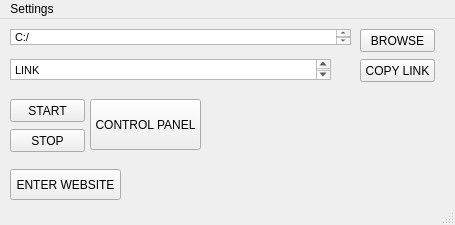
<?xml version="1.0" encoding="UTF-8"?>
<ui version="4.0">
 <class>MainWindow</class>
 <widget class="QMainWindow" name="MainWindow">
  <property name="geometry">
   <rect>
    <x>0</x>
    <y>0</y>
    <width>455</width>
    <height>225</height>
   </rect>
  </property>
  <property name="windowTitle">
   <string>MainWindow</string>
  </property>
  <widget class="QWidget" name="centralwidget">
   <widget class="QTextBrowser" name="textBrowser">
    <property name="geometry">
     <rect>
      <x>10</x>
      <y>10</y>
      <width>341</width>
      <height>16</height>
     </rect>
    </property>
    <property name="html">
     <string>&lt;!DOCTYPE HTML PUBLIC &quot;-//W3C//DTD HTML 4.0//EN&quot; &quot;http://www.w3.org/TR/REC-html40/strict.dtd&quot;&gt;
&lt;html&gt;&lt;head&gt;&lt;meta name=&quot;qrichtext&quot; content=&quot;1&quot; /&gt;&lt;style type=&quot;text/css&quot;&gt;
p, li { white-space: pre-wrap; }
&lt;/style&gt;&lt;/head&gt;&lt;body style=&quot; font-family:'MS Shell Dlg 2'; font-size:8.25pt; font-weight:400; font-style:normal;&quot;&gt;
&lt;p style=&quot; margin-top:0px; margin-bottom:0px; margin-left:0px; margin-right:0px; -qt-block-indent:0; text-indent:0px;&quot;&gt;&lt;span style=&quot; font-size:8pt;&quot;&gt;C:/&lt;/span&gt;&lt;/p&gt;&lt;/body&gt;&lt;/html&gt;</string>
    </property>
   </widget>
   <widget class="QPushButton" name="pushButton">
    <property name="geometry">
     <rect>
      <x>10</x>
      <y>80</y>
      <width>75</width>
      <height>23</height>
     </rect>
    </property>
    <property name="text">
     <string>START</string>
    </property>
   </widget>
   <widget class="QPushButton" name="pushButton_2">
    <property name="geometry">
     <rect>
      <x>10</x>
      <y>110</y>
      <width>75</width>
      <height>23</height>
     </rect>
    </property>
    <property name="text">
     <string>STOP</string>
    </property>
   </widget>
   <widget class="QPushButton" name="pushButton_3">
    <property name="geometry">
     <rect>
      <x>90</x>
      <y>80</y>
      <width>111</width>
      <height>51</height>
     </rect>
    </property>
    <property name="text">
     <string>CONTROL PANEL</string>
    </property>
   </widget>
   <widget class="QPushButton" name="pushButton_4">
    <property name="geometry">
     <rect>
      <x>360</x>
      <y>10</y>
      <width>75</width>
      <height>23</height>
     </rect>
    </property>
    <property name="text">
     <string>BROWSE</string>
    </property>
   </widget>
   <widget class="QPushButton" name="pushButton_5">
    <property name="geometry">
     <rect>
      <x>360</x>
      <y>40</y>
      <width>75</width>
      <height>23</height>
     </rect>
    </property>
    <property name="text">
     <string>COPY LINK</string>
    </property>
   </widget>
   <widget class="QTextBrowser" name="textBrowser_2">
    <property name="geometry">
     <rect>
      <x>10</x>
      <y>40</y>
      <width>321</width>
      <height>21</height>
     </rect>
    </property>
    <property name="html">
     <string>&lt;!DOCTYPE HTML PUBLIC &quot;-//W3C//DTD HTML 4.0//EN&quot; &quot;http://www.w3.org/TR/REC-html40/strict.dtd&quot;&gt;
&lt;html&gt;&lt;head&gt;&lt;meta name=&quot;qrichtext&quot; content=&quot;1&quot; /&gt;&lt;style type=&quot;text/css&quot;&gt;
p, li { white-space: pre-wrap; }
&lt;/style&gt;&lt;/head&gt;&lt;body style=&quot; font-family:'MS Shell Dlg 2'; font-size:8.25pt; font-weight:400; font-style:normal;&quot;&gt;
&lt;p style=&quot; margin-top:0px; margin-bottom:0px; margin-left:0px; margin-right:0px; -qt-block-indent:0; text-indent:0px;&quot;&gt;LINK&lt;/p&gt;&lt;/body&gt;&lt;/html&gt;</string>
    </property>
   </widget>
   <widget class="QLabel" name="label">
    <property name="geometry">
     <rect>
      <x>310</x>
      <y>80</y>
      <width>121</width>
      <height>101</height>
     </rect>
    </property>
    <property name="styleSheet">
     <string notr="true"/>
    </property>
    <property name="text">
     <string/>
    </property>
    <property name="pixmap">
     <pixmap>../../OneDrive/Desktop/ok-img.jpg</pixmap>
    </property>
    <property name="scaledContents">
     <bool>true</bool>
    </property>
   </widget>
   <widget class="QPushButton" name="pushButton_6">
    <property name="geometry">
     <rect>
      <x>10</x>
      <y>150</y>
      <width>111</width>
      <height>31</height>
     </rect>
    </property>
    <property name="text">
     <string>ENTER WEBSITE</string>
    </property>
   </widget>
  </widget>
  <widget class="QMenuBar" name="menubar">
   <property name="geometry">
    <rect>
     <x>0</x>
     <y>0</y>
     <width>455</width>
     <height>21</height>
    </rect>
   </property>
   <widget class="QMenu" name="menuSettings">
    <property name="title">
     <string>Settings</string>
    </property>
    <addaction name="actionEssential_Folder"/>
   </widget>
   <addaction name="menuSettings"/>
  </widget>
  <widget class="QStatusBar" name="statusbar"/>
  <action name="actionEssential_Folder">
   <property name="text">
    <string>Essential Folder</string>
   </property>
  </action>
 </widget>
 <resources/>
 <connections/>
</ui>
